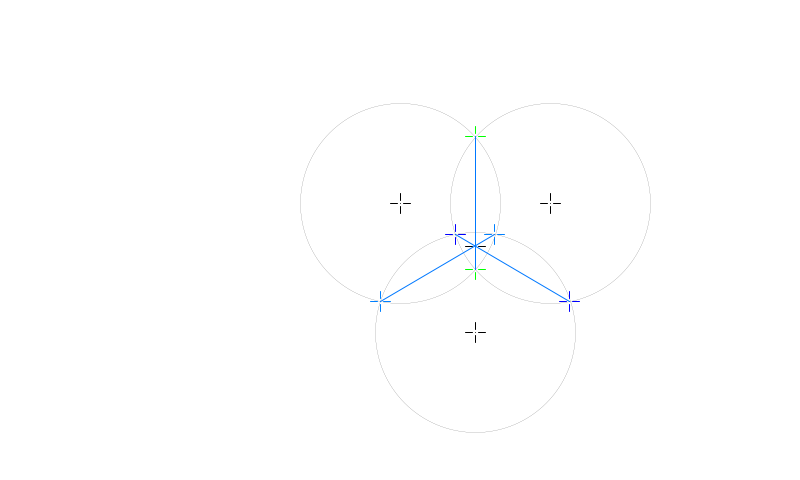
Frame 1 (no input)
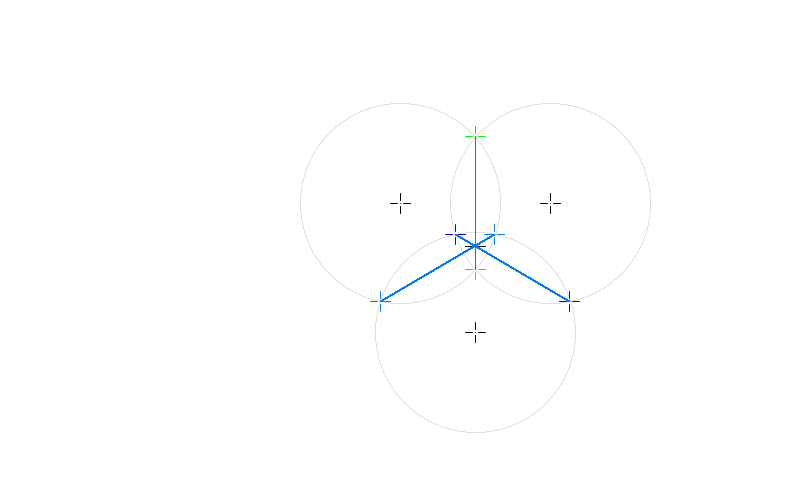
Frame 60 (the mouse pressed at the canvas centre just before this capture)
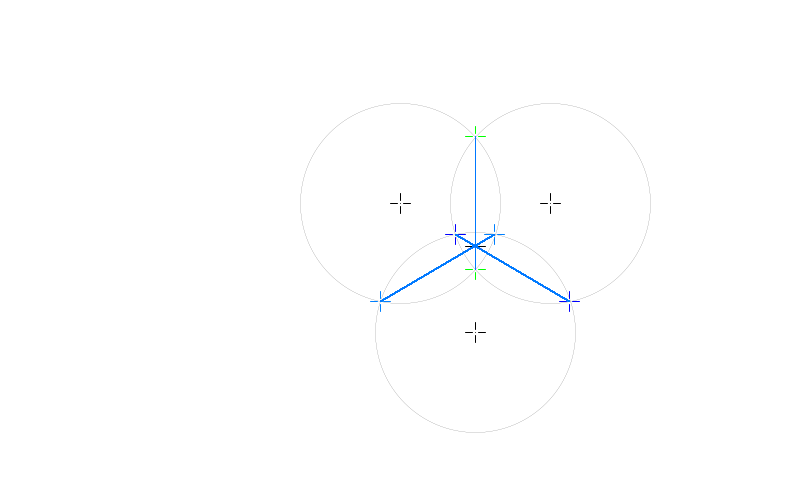
Frame 120 (the mouse held since frame 60 and released just before this capture)

The Processing sketch that drew these frames (run headless with seeded random() and noise(); from frame 60 on, the mouse is pressed at the canvas centre):

// Processing sketch: activite3venneMouseV7
// ── activite3venneMouseV7.pde
/* Montage géométrique
 A. ORIGINES ET CONVENTIONS DES ESPACES GÉOMÉTRIQUES UTILISÉS
     L'espace de Processing P a pour origine le coin supérieur gauche de la fenêtre de dessin, avec pour convention
     l'axe X positif vers la droite et l'axe Y positif vers le bas. L'espace géométrique O cartésien utilisé pour tous
     les calculs géométriques est centré au point O de coordonnées (0, 0) avec pour convention l'axe X positif vers
     la droite et l'axe Y positif vers le haut.
 
     L'origine de l'espace O est décallé de Ox, Oy dans l'espace P.
 
 B. TRANSFORMATIONS DE L'ESPACE GÉOMÉTRIQUE CARTÉSIEN VERS L'ESPACE DE PROCESSING
    Tous les calculs géométriques seront effectués dans l'espace cartésien O et les résultats
    seront ensuite transformés vers l'espace P pour le tracage.
    
    Un point de l'espace P est noté (xp, xp).
 
    La classe Point met en oeuvre toutes les transformations nécessaires d'un space à un autre.
   
 C. MONTAGE GÉOMÉTRIQUE DE BASE - TRIANGLE OSU ET CERCLES C1, C2 ET C3
    Soit un triangle équilatéral formé des points O, S et U. Le coté du triangle OSU est d
    et les sommets seront :
 
    Le point O, qui est aussi le centre du cercle C1 de rayon R, est l'origine du système.
     ... les points en référence à O sont notés xo, yo
    Le point S est qui est aussi le centre du cercle C2 de rayon R.
     ... les points en référence à S sont notés xs, ys
    Le point U qui est aussi le centre du cercle C3 de rayon R.
     ... les points en référence à U sont notés xu, yu
 
    Le centre géométrique T du triangle OSU.
     ... les points en référence à T sont notés xt, yt
 
*/

/* La classe Point définie un point dans les divers espaces géométriques.

   Les méthodes set permetent d'initialiser un point à partie de O ou de T, mais dans tous les
   cas, les point sont automatiquement transformés vers les autres espaces.
*/
class Point {
  float xp, yp; // x, y dans l'espace Processing (coin sup gauche fenêtre)
  float xo, yo; // x, y dans l'espace cartésien centré sur O (pour la géométrie)
  float xt, yt; // x, y dans l'espace cartésien centré sur T (pour la géométrie)

  // le constructeur ne fait rien
  Point () {}

  // initialisation d'un point dans l'espace O
  // et transformations vers P et T
  void seto(float x_o, float y_o) {
    xo = x_o;
    yo = y_o;
    xp = x_o + Ox;
    yp = Oy - y_o;
    xt = x_o - (d/2);
    yt = y_o + ((d/2) * tan(radians(30)));
  }

  // initialisation d'un point dans l'espace T
  // et transformations vers O et P
  void sett(float x_t, float y_t) {
    xt = x_t;
    yt = y_t;
    xo = x_t + (d/2);
    yo = y_t - ((d/2) * tan(radians(30)));
    xp = xo + Ox;
    yp = Oy - yo;
  }

}

// effectue une rotation de alpha° autour du point T
// alpha > 0 est horaire
// alpha < 0 est anti-horaire
void rotationT(Point p, float alpha) {
  x = p.xt * cos(radians(alpha)) + p.yt * sin(radians(alpha));
  y = p.yt * cos(radians(alpha)) - p.xt * sin(radians(alpha));
}

//dessiner cercle au point p de rayon r
void cercle(Point p, float r) {
 ellipseMode(CENTER);
 stroke(1);
 strokeWeight(0);
 noFill();
 circle(p.xp, p.yp, r * 2); // Processing utilise le diamètre
}

void Ligne(Point p1, Point p2, int epaisseur, color c) {
  stroke(c);
  strokeWeight(epaisseur);
  line(p1.xp, p1.yp, p2.xp, p2.yp);
}

// draws crosshair see tools ... 
void drawCrosshair(float x, float y, color c) {
  int gap = 3; // provide separation from center pixel
  int l = 7;   // lenght
  strokeWeight(1);
  stroke(c);
  point(x, y);
  line(x, y-gap, x, y-gap-l);
  line(x-gap, y, x-gap-l, y);
  line(x, y+gap, x, y+gap+l);
  line(x+gap, y, x+gap+l, y);
  noFill();
  noStroke();
}

// calcule la distance entre deux points dans l'espace p

float distance(Point p1, Point p2) {
  return sqrt(sq(p2.xp - p1.xp) + sq(p2.yp - p1.yp));
}

//*************************************************************
//*************************************************************
//*************************************************************
//*************************************************************
// Définition de l'environnement
float centreFenetreX;
float centreFenetreY;

// Définition des espaces géométriques
float Ox, Oy; // point O, aussi origine du système pour calcul géométrique
              // voir au début de setup()

float d = 150.0;  // côté du triangle OSU
float R = 100.0;  // rayon de C1, C2 et C3 : ATTENTION, la fonction circle(x, y, R) utilise R * 2!

Point O = new Point(); // origine, sommet O du triangle OSU et centre de C1
Point S = new Point(); // sommet S du triangle OSU et centre de C2
Point U = new Point(); // sommet U du triangle OSU et centre de C3

Point T = new Point(); // centre triangle OSU

Point A = new Point(); // 1er point corde intersection C1/C2
Point B = new Point(); // 2e point corde intersection C1/C2
Point C = new Point(); // 1er point corde intersection C2/C3
Point D = new Point(); // 2e point corde intersection C2/C3
Point E = new Point(); // 1er point corde intersection C1/C3
Point F = new Point(); // 2e point corde intersection C1/C3
 
float x, y; //pour les calculs

void setup() {
 size(800, 480);
 centreFenetreX = width/2;
 centreFenetreY = height/2;
 // point O, origine du système
 Ox = centreFenetreX;
 Oy = centreFenetreY - 37;
 println("R= " + R + ", " + "d= " + d);
 println("(Ox, Oy)= (" + Ox + ", " + Oy + ")");

 // calculer les sommets du triangle équilatéral OSU
 /*
  O...S
   . .
    U
 */
 O.seto(0, 0); //sommet O
 S.seto(d, 0); //sommet S

 x = d/2;
 y = - (sqrt(0.75*sq(d)));
 U.seto(x, y); // sommet U

 x = d/2;
 y = -((d/2)*tan(radians(30)));
 T.seto(x, y); //centre de OSU
 
 background(255);
 //**************************************************** 
 // Montage géométrique de base
 // dessiner les points OSU et T
 // dessiner les cercles C1, C2 et C3
 // dessiner les cordes des intersections des cercles
 // des cercles deux à deux
 //****************************************************

 drawCrosshair(O.xp, O.yp, 0);
 drawCrosshair(S.xp, S.yp, 0);
 drawCrosshair(U.xp, U.yp, 0);
 drawCrosshair(T.xp, T.yp, 0);
 
 //dessiner cercles C1, C2 et C3 de rayon R
 cercle(O, R);
 cercle(S, R);
 cercle(U, R);

 // calculer les points A et B qui définissent la corde
 // de l'intersection C1/C2
 x = d/2;
 y = sqrt(sq(R) - sq(d/2));
 A.seto(x, y);
 color col = color(0, 255, 0); //vert
 drawCrosshair(A.xp, A.yp, col);
 
 x = d/2;
 y = -sqrt(sq(R) - sq(d/2));
 B.seto(x, y);
 drawCrosshair(B.xp, B.yp, col);

 // Par rotation, calculer C et D, les points qui définissent la corde
 // de l'intersection C2/C3

 // la rotation de +120° de A autour de T donne D
 rotationT(A, 120);
 D.sett(x, y);
 col = color(0 , 0, 255); // bleu
 drawCrosshair(D.xp, D.yp, col);
 
 // la rotation de +120° de B autour de T donne C
 rotationT(B, 120);
 C.sett(x, y);
 col = color(0 , 0, 255); // bleu
 drawCrosshair(C.xp, C.yp, col);

 // calculer E et F, les point qui définissent la corde
 // de l'intersection C1/C3
 // la rotation de -120° de A autour de T donne F

 rotationT(A, -120);
 F.sett(x, y);
 col = color(0 , 128, 255); // bleu qqc
 drawCrosshair(F.xp, F.yp, col);
 
 // la rotation de -120° de B autour de T donne E
 rotationT(B, -120);
 E.sett(x, y);
 col = color(0 , 128, 255); // bleu qqc
 drawCrosshair(E.xp, E.yp, col);

}

//****************************************
//****************************************
void draw() {
 //background(255);
 //drawCrosshair(mouseX, mouseY, 0);
 int epaisseur = 1;
 color couleur = color(0, 120, 255);

 // tracer les cordes des trois intersections C1/C2,
 // C2/C3 et C1/C3
 Ligne(A, B, epaisseur, couleur);
 Ligne(C, D, epaisseur, couleur);
 Ligne(E, F, epaisseur, couleur);
}

// ── code.pde
/*
 println("(X1Y1.xp, X1Y1.yp)= (" + X1Y1.xp + ", " + X1Y1.yp + ")");
 println("(X1Y1.xc, X1Y1.yc)= (" + X1Y1.xc + ", " + X1Y1.yc + ")");

 Point n = new Point();
 n.set(d/2, 0);
 drawCrosshair(n.xt, n.yt, 0);

 Point n = new Point();
 n.set(10, 0);
 println("(n.xt, n.yt)= (" + n.xt + ", " + n.yt + ")");


*/
